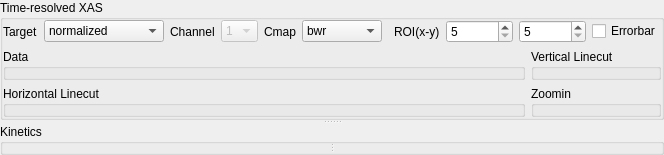
      <widget class="QSplitter" name="splitter">
       <property name="orientation">
        <enum>Qt::Orientation::Vertical</enum>
       </property>
       <widget class="QGroupBox" name="groupBox">
        <property name="sizePolicy">
         <sizepolicy hsizetype="Expanding" vsizetype="Preferred">
          <horstretch>2</horstretch>
          <verstretch>2</verstretch>
         </sizepolicy>
        </property>
        <property name="title">
         <string>Time-resolved XAS</string>
        </property>
        <layout class="QGridLayout" name="gridLayout_14">
         <property name="leftMargin">
          <number>0</number>
         </property>
         <property name="topMargin">
          <number>0</number>
         </property>
         <property name="rightMargin">
          <number>0</number>
         </property>
         <property name="bottomMargin">
          <number>0</number>
         </property>
         <item row="0" column="2">
          <widget class="QLabel" name="label_9">
           <property name="sizePolicy">
            <sizepolicy hsizetype="Minimum" vsizetype="Preferred">
             <horstretch>0</horstretch>
             <verstretch>0</verstretch>
            </sizepolicy>
           </property>
           <property name="text">
            <string>Channel</string>
           </property>
          </widget>
         </item>
         <item row="0" column="4">
          <widget class="QLabel" name="label_3">
           <property name="sizePolicy">
            <sizepolicy hsizetype="Minimum" vsizetype="Preferred">
             <horstretch>0</horstretch>
             <verstretch>0</verstretch>
            </sizepolicy>
           </property>
           <property name="text">
            <string>Cmap</string>
           </property>
          </widget>
         </item>
         <item row="0" column="1">
          <widget class="QComboBox" name="comboBox_target">
           <property name="minimumSize">
            <size>
             <width>120</width>
             <height>0</height>
            </size>
           </property>
           <item>
            <property name="text">
             <string>normalized</string>
            </property>
           </item>
           <item>
            <property name="text">
             <string>normalized-GS</string>
            </property>
           </item>
           <item>
            <property name="text">
             <string>raw</string>
            </property>
           </item>
          </widget>
         </item>
         <item row="0" column="3">
          <widget class="QComboBox" name="comboBox_channel_num">
           <property name="enabled">
            <bool>false</bool>
           </property>
           <property name="sizePolicy">
            <sizepolicy hsizetype="Fixed" vsizetype="Fixed">
             <horstretch>0</horstretch>
             <verstretch>0</verstretch>
            </sizepolicy>
           </property>
           <item>
            <property name="text">
             <string>1</string>
            </property>
           </item>
           <item>
            <property name="text">
             <string>2</string>
            </property>
           </item>
           <item>
            <property name="text">
             <string>0</string>
            </property>
           </item>
          </widget>
         </item>
         <item row="1" column="0" colspan="11">
          <layout class="QGridLayout" name="gridLayout_13">
           <item row="0" column="0">
            <widget class="QGroupBox" name="groupBox_data">
             <property name="sizePolicy">
              <sizepolicy hsizetype="Preferred" vsizetype="Preferred">
               <horstretch>4</horstretch>
               <verstretch>3</verstretch>
              </sizepolicy>
             </property>
             <property name="title">
              <string>Data</string>
             </property>
             <layout class="QGridLayout" name="gridLayout_6">
              <property name="leftMargin">
               <number>0</number>
              </property>
              <property name="topMargin">
               <number>0</number>
              </property>
              <property name="rightMargin">
               <number>0</number>
              </property>
              <property name="bottomMargin">
               <number>0</number>
              </property>
              <item row="0" column="0">
               <widget class="ImageView" name="pg_hdl_img2d" native="true">
                <property name="sizePolicy">
                 <sizepolicy hsizetype="Expanding" vsizetype="Preferred">
                  <horstretch>4</horstretch>
                  <verstretch>3</verstretch>
                 </sizepolicy>
                </property>
               </widget>
              </item>
             </layout>
            </widget>
           </item>
           <item row="0" column="1">
            <widget class="QGroupBox" name="groupBox_vlinecut">
             <property name="sizePolicy">
              <sizepolicy hsizetype="Expanding" vsizetype="Preferred">
               <horstretch>1</horstretch>
               <verstretch>3</verstretch>
              </sizepolicy>
             </property>
             <property name="title">
              <string>Vertical Linecut</string>
             </property>
             <layout class="QGridLayout" name="gridLayout_8">
              <property name="leftMargin">
               <number>0</number>
              </property>
              <property name="topMargin">
               <number>0</number>
              </property>
              <property name="rightMargin">
               <number>0</number>
              </property>
              <property name="bottomMargin">
               <number>0</number>
              </property>
              <item row="0" column="0">
               <widget class="PlotWidget" name="pg_hdl_vline" native="true">
                <property name="sizePolicy">
                 <sizepolicy hsizetype="Preferred" vsizetype="Preferred">
                  <horstretch>1</horstretch>
                  <verstretch>3</verstretch>
                 </sizepolicy>
                </property>
               </widget>
              </item>
             </layout>
            </widget>
           </item>
           <item row="1" column="0">
            <widget class="QGroupBox" name="groupBox_hlinecut">
             <property name="sizePolicy">
              <sizepolicy hsizetype="Preferred" vsizetype="Preferred">
               <horstretch>4</horstretch>
               <verstretch>1</verstretch>
              </sizepolicy>
             </property>
             <property name="title">
              <string>Horizontal Linecut</string>
             </property>
             <layout class="QGridLayout" name="gridLayout">
              <property name="leftMargin">
               <number>0</number>
              </property>
              <property name="topMargin">
               <number>0</number>
              </property>
              <property name="rightMargin">
               <number>0</number>
              </property>
              <property name="bottomMargin">
               <number>0</number>
              </property>
              <item row="0" column="0">
               <widget class="PlotWidget" name="pg_hdl_hline" native="true">
                <property name="sizePolicy">
                 <sizepolicy hsizetype="Preferred" vsizetype="Preferred">
                  <horstretch>4</horstretch>
                  <verstretch>1</verstretch>
                 </sizepolicy>
                </property>
               </widget>
              </item>
             </layout>
            </widget>
           </item>
           <item row="1" column="1">
            <widget class="QGroupBox" name="groupBox_4">
             <property name="sizePolicy">
              <sizepolicy hsizetype="Expanding" vsizetype="Preferred">
               <horstretch>1</horstretch>
               <verstretch>1</verstretch>
              </sizepolicy>
             </property>
             <property name="title">
              <string>Zoomin</string>
             </property>
             <layout class="QGridLayout" name="gridLayout_10">
              <property name="leftMargin">
               <number>0</number>
              </property>
              <property name="topMargin">
               <number>0</number>
              </property>
              <property name="rightMargin">
               <number>0</number>
              </property>
              <property name="bottomMargin">
               <number>0</number>
              </property>
              <item row="0" column="0">
               <widget class="PlotWidget" name="pg_hdl_zoomin" native="true">
                <property name="sizePolicy">
                 <sizepolicy hsizetype="Preferred" vsizetype="Preferred">
                  <horstretch>1</horstretch>
                  <verstretch>0</verstretch>
                 </sizepolicy>
                </property>
               </widget>
              </item>
             </layout>
            </widget>
           </item>
          </layout>
         </item>
         <item row="0" column="0">
          <widget class="QLabel" name="label_10">
           <property name="sizePolicy">
            <sizepolicy hsizetype="Minimum" vsizetype="Preferred">
             <horstretch>0</horstretch>
             <verstretch>0</verstretch>
            </sizepolicy>
           </property>
           <property name="text">
            <string>Target</string>
           </property>
          </widget>
         </item>
         <item row="0" column="10">
          <widget class="QCheckBox" name="checkBox_kinetics_errorbar">
           <property name="text">
            <string>Errorbar</string>
           </property>
          </widget>
         </item>
         <item row="0" column="9">
          <widget class="QSpinBox" name="spinBox_roiy">
           <property name="minimum">
            <number>5</number>
           </property>
           <property name="maximum">
            <number>999999</number>
           </property>
           <property name="singleStep">
            <number>200</number>
           </property>
          </widget>
         </item>
         <item row="0" column="8">
          <widget class="QSpinBox" name="spinBox_roix">
           <property name="minimum">
            <number>5</number>
           </property>
           <property name="maximum">
            <number>999999</number>
           </property>
          </widget>
         </item>
         <item row="0" column="7">
          <widget class="QLabel" name="label">
           <property name="sizePolicy">
            <sizepolicy hsizetype="Minimum" vsizetype="Preferred">
             <horstretch>0</horstretch>
             <verstretch>0</verstretch>
            </sizepolicy>
           </property>
           <property name="text">
            <string>ROI(x-y)</string>
           </property>
          </widget>
         </item>
         <item row="0" column="5">
          <widget class="QComboBox" name="comboBox_cmap">
           <property name="sizePolicy">
            <sizepolicy hsizetype="Fixed" vsizetype="Fixed">
             <horstretch>0</horstretch>
             <verstretch>0</verstretch>
            </sizepolicy>
           </property>
           <property name="maximumSize">
            <size>
             <width>80</width>
             <height>16777215</height>
            </size>
           </property>
           <item>
            <property name="text">
             <string>bwr</string>
            </property>
           </item>
           <item>
            <property name="text">
             <string>jet</string>
            </property>
           </item>
           <item>
            <property name="text">
             <string>Spectral</string>
            </property>
           </item>
           <item>
            <property name="text">
             <string>coolwarm</string>
            </property>
           </item>
           <item>
            <property name="text">
             <string>seismic</string>
            </property>
           </item>
           <item>
            <property name="text">
             <string>viridis</string>
            </property>
           </item>
           <item>
            <property name="text">
             <string>plasma</string>
            </property>
           </item>
           <item>
            <property name="text">
             <string>inferno</string>
            </property>
           </item>
           <item>
            <property name="text">
             <string>magma</string>
            </property>
           </item>
           <item>
            <property name="text">
             <string>Greys</string>
            </property>
           </item>
           <item>
            <property name="text">
             <string>Blues</string>
            </property>
           </item>
          </widget>
         </item>
        </layout>
       </widget>
       <widget class="QGroupBox" name="groupBox_11">
        <property name="sizePolicy">
         <sizepolicy hsizetype="Expanding" vsizetype="Preferred">
          <horstretch>0</horstretch>
          <verstretch>0</verstretch>
         </sizepolicy>
        </property>
        <property name="title">
         <string>Kinetics</string>
        </property>
        <layout class="QGridLayout" name="gridLayout_7">
         <property name="leftMargin">
          <number>0</number>
         </property>
         <property name="topMargin">
          <number>0</number>
         </property>
         <property name="rightMargin">
          <number>0</number>
         </property>
         <property name="bottomMargin">
          <number>0</number>
         </property>
         <item row="0" column="0">
          <widget class="QSplitter" name="splitter_3">
           <property name="orientation">
            <enum>Qt::Orientation::Horizontal</enum>
           </property>
           <widget class="PlotWidget" name="pg_hdl_kinetics" native="true">
            <property name="sizePolicy">
             <sizepolicy hsizetype="Preferred" vsizetype="Preferred">
              <horstretch>2</horstretch>
              <verstretch>1</verstretch>
             </sizepolicy>
            </property>
            <layout class="QGridLayout" name="gridLayout_17"/>
           </widget>
           <widget class="PlotWidget" name="pg_hdl_kinetics_err" native="true">
            <property name="sizePolicy">
             <sizepolicy hsizetype="Preferred" vsizetype="Preferred">
              <horstretch>1</horstretch>
              <verstretch>1</verstretch>
             </sizepolicy>
            </property>
            <layout class="QGridLayout" name="gridLayout_20"/>
           </widget>
          </widget>
         </item>
        </layout>
       </widget>
      </widget>
